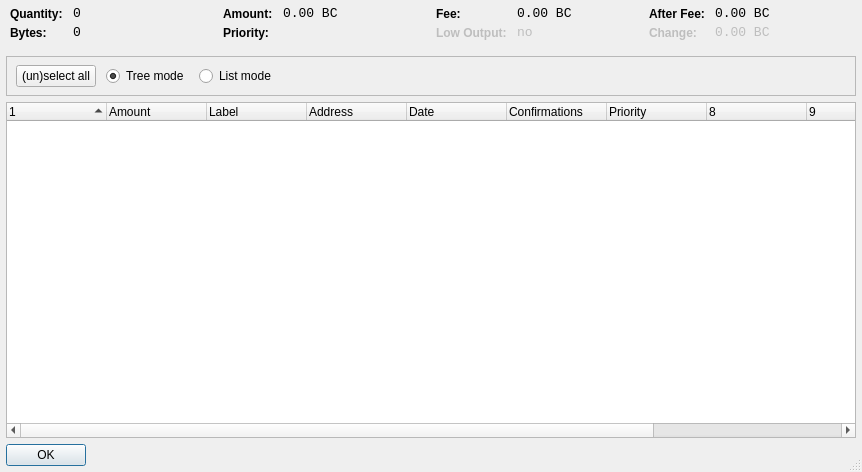
<?xml version="1.0" encoding="UTF-8"?>
<ui version="4.0">
 <class>CoinControlDialog</class>
 <widget class="QDialog" name="CoinControlDialog">
  <property name="geometry">
   <rect>
    <x>0</x>
    <y>0</y>
    <width>862</width>
    <height>472</height>
   </rect>
  </property>
  <property name="windowTitle">
   <string>Coin Control</string>
  </property>
  <property name="sizeGripEnabled">
   <bool>true</bool>
  </property>
  <property name="modal">
   <bool>false</bool>
  </property>
  <layout class="QVBoxLayout" name="verticalLayout">
   <property name="margin">
    <number>6</number>
   </property>
   <item>
    <layout class="QHBoxLayout" name="horizontalLayoutTop" stretch="0,0,0,0">
     <property name="spacing">
      <number>2</number>
     </property>
     <property name="topMargin">
      <number>0</number>
     </property>
     <property name="bottomMargin">
      <number>10</number>
     </property>
     <item>
      <layout class="QFormLayout" name="formLayoutCoinControl1">
       <property name="horizontalSpacing">
        <number>10</number>
       </property>
       <property name="verticalSpacing">
        <number>4</number>
       </property>
       <property name="leftMargin">
        <number>4</number>
       </property>
       <property name="rightMargin">
        <number>4</number>
       </property>
       <item row="0" column="0">
        <widget class="QLabel" name="labelCoinControlQuantityText">
         <property name="styleSheet">
          <string notr="true">font-weight:bold;</string>
         </property>
         <property name="text">
          <string>Quantity:</string>
         </property>
        </widget>
       </item>
       <item row="0" column="1">
        <widget class="QLabel" name="labelCoinControlQuantity">
         <property name="font">
          <font>
           <family>Monospace</family>
           <pointsize>10</pointsize>
          </font>
         </property>
         <property name="cursor">
          <cursorShape>IBeamCursor</cursorShape>
         </property>
         <property name="contextMenuPolicy">
          <enum>Qt::ActionsContextMenu</enum>
         </property>
         <property name="text">
          <string>0</string>
         </property>
         <property name="textInteractionFlags">
          <set>Qt::LinksAccessibleByMouse|Qt::TextSelectableByKeyboard|Qt::TextSelectableByMouse</set>
         </property>
        </widget>
       </item>
       <item row="1" column="0">
        <widget class="QLabel" name="labelCoinControlBytesText">
         <property name="styleSheet">
          <string notr="true">font-weight:bold;</string>
         </property>
         <property name="text">
          <string>Bytes:</string>
         </property>
        </widget>
       </item>
       <item row="1" column="1">
        <widget class="QLabel" name="labelCoinControlBytes">
         <property name="font">
          <font>
           <family>Monospace</family>
           <pointsize>10</pointsize>
          </font>
         </property>
         <property name="cursor">
          <cursorShape>IBeamCursor</cursorShape>
         </property>
         <property name="contextMenuPolicy">
          <enum>Qt::ActionsContextMenu</enum>
         </property>
         <property name="text">
          <string>0</string>
         </property>
         <property name="textInteractionFlags">
          <set>Qt::LinksAccessibleByMouse|Qt::TextSelectableByKeyboard|Qt::TextSelectableByMouse</set>
         </property>
        </widget>
       </item>
      </layout>
     </item>
     <item>
      <layout class="QFormLayout" name="formLayoutCoinControl2">
       <property name="horizontalSpacing">
        <number>10</number>
       </property>
       <property name="verticalSpacing">
        <number>4</number>
       </property>
       <property name="leftMargin">
        <number>4</number>
       </property>
       <property name="rightMargin">
        <number>4</number>
       </property>
       <item row="0" column="0">
        <widget class="QLabel" name="labelCoinControlAmountText">
         <property name="styleSheet">
          <string notr="true">font-weight:bold;</string>
         </property>
         <property name="text">
          <string>Amount:</string>
         </property>
        </widget>
       </item>
       <item row="0" column="1">
        <widget class="QLabel" name="labelCoinControlAmount">
         <property name="font">
          <font>
           <family>Monospace</family>
           <pointsize>10</pointsize>
          </font>
         </property>
         <property name="cursor">
          <cursorShape>IBeamCursor</cursorShape>
         </property>
         <property name="contextMenuPolicy">
          <enum>Qt::ActionsContextMenu</enum>
         </property>
         <property name="text">
          <string>0.00 BC</string>
         </property>
         <property name="textInteractionFlags">
          <set>Qt::LinksAccessibleByMouse|Qt::TextSelectableByKeyboard|Qt::TextSelectableByMouse</set>
         </property>
        </widget>
       </item>
       <item row="1" column="0">
        <widget class="QLabel" name="labelCoinControlPriorityText">
         <property name="styleSheet">
          <string notr="true">font-weight:bold;</string>
         </property>
         <property name="text">
          <string>Priority:</string>
         </property>
        </widget>
       </item>
       <item row="1" column="1">
        <widget class="QLabel" name="labelCoinControlPriority">
         <property name="font">
          <font>
           <family>Monospace</family>
           <pointsize>10</pointsize>
          </font>
         </property>
         <property name="cursor">
          <cursorShape>IBeamCursor</cursorShape>
         </property>
         <property name="contextMenuPolicy">
          <enum>Qt::ActionsContextMenu</enum>
         </property>
         <property name="text">
          <string/>
         </property>
         <property name="textInteractionFlags">
          <set>Qt::LinksAccessibleByMouse|Qt::TextSelectableByKeyboard|Qt::TextSelectableByMouse</set>
         </property>
        </widget>
       </item>
      </layout>
     </item>
     <item>
      <layout class="QFormLayout" name="formLayoutCoinControl3">
       <property name="horizontalSpacing">
        <number>10</number>
       </property>
       <property name="verticalSpacing">
        <number>4</number>
       </property>
       <property name="leftMargin">
        <number>4</number>
       </property>
       <property name="rightMargin">
        <number>4</number>
       </property>
       <item row="0" column="0">
        <widget class="QLabel" name="labelCoinControlFeeText">
         <property name="styleSheet">
          <string notr="true">font-weight:bold;</string>
         </property>
         <property name="text">
          <string>Fee:</string>
         </property>
        </widget>
       </item>
       <item row="0" column="1">
        <widget class="QLabel" name="labelCoinControlFee">
         <property name="font">
          <font>
           <family>Monospace</family>
           <pointsize>10</pointsize>
          </font>
         </property>
         <property name="cursor">
          <cursorShape>IBeamCursor</cursorShape>
         </property>
         <property name="contextMenuPolicy">
          <enum>Qt::ActionsContextMenu</enum>
         </property>
         <property name="text">
          <string>0.00 BC</string>
         </property>
         <property name="textInteractionFlags">
          <set>Qt::LinksAccessibleByMouse|Qt::TextSelectableByKeyboard|Qt::TextSelectableByMouse</set>
         </property>
        </widget>
       </item>
       <item row="1" column="0">
        <widget class="QLabel" name="labelCoinControlLowOutputText">
         <property name="enabled">
          <bool>false</bool>
         </property>
         <property name="styleSheet">
          <string notr="true">font-weight:bold;</string>
         </property>
         <property name="text">
          <string>Low Output:</string>
         </property>
        </widget>
       </item>
       <item row="1" column="1">
        <widget class="QLabel" name="labelCoinControlLowOutput">
         <property name="enabled">
          <bool>false</bool>
         </property>
         <property name="font">
          <font>
           <family>Monospace</family>
           <pointsize>10</pointsize>
          </font>
         </property>
         <property name="cursor">
          <cursorShape>IBeamCursor</cursorShape>
         </property>
         <property name="contextMenuPolicy">
          <enum>Qt::ActionsContextMenu</enum>
         </property>
         <property name="text">
          <string>no</string>
         </property>
         <property name="textInteractionFlags">
          <set>Qt::LinksAccessibleByMouse|Qt::TextSelectableByKeyboard|Qt::TextSelectableByMouse</set>
         </property>
        </widget>
       </item>
      </layout>
     </item>
     <item>
      <layout class="QFormLayout" name="formLayoutCoinControl4">
       <property name="horizontalSpacing">
        <number>10</number>
       </property>
       <property name="verticalSpacing">
        <number>4</number>
       </property>
       <property name="leftMargin">
        <number>4</number>
       </property>
       <property name="rightMargin">
        <number>4</number>
       </property>
       <item row="0" column="0">
        <widget class="QLabel" name="labelCoinControlAfterFeeText">
         <property name="styleSheet">
          <string notr="true">font-weight:bold;</string>
         </property>
         <property name="text">
          <string>After Fee:</string>
         </property>
        </widget>
       </item>
       <item row="0" column="1">
        <widget class="QLabel" name="labelCoinControlAfterFee">
         <property name="font">
          <font>
           <family>Monospace</family>
           <pointsize>10</pointsize>
          </font>
         </property>
         <property name="cursor">
          <cursorShape>IBeamCursor</cursorShape>
         </property>
         <property name="contextMenuPolicy">
          <enum>Qt::ActionsContextMenu</enum>
         </property>
         <property name="text">
          <string>0.00 BC</string>
         </property>
         <property name="textInteractionFlags">
          <set>Qt::LinksAccessibleByMouse|Qt::TextSelectableByKeyboard|Qt::TextSelectableByMouse</set>
         </property>
        </widget>
       </item>
       <item row="1" column="0">
        <widget class="QLabel" name="labelCoinControlChangeText">
         <property name="enabled">
          <bool>false</bool>
         </property>
         <property name="styleSheet">
          <string notr="true">font-weight:bold;</string>
         </property>
         <property name="text">
          <string>Change:</string>
         </property>
        </widget>
       </item>
       <item row="1" column="1">
        <widget class="QLabel" name="labelCoinControlChange">
         <property name="enabled">
          <bool>false</bool>
         </property>
         <property name="font">
          <font>
           <family>Monospace</family>
           <pointsize>10</pointsize>
          </font>
         </property>
         <property name="cursor">
          <cursorShape>IBeamCursor</cursorShape>
         </property>
         <property name="contextMenuPolicy">
          <enum>Qt::ActionsContextMenu</enum>
         </property>
         <property name="text">
          <string>0.00 BC</string>
         </property>
         <property name="textInteractionFlags">
          <set>Qt::LinksAccessibleByMouse|Qt::TextSelectableByKeyboard|Qt::TextSelectableByMouse</set>
         </property>
        </widget>
       </item>
      </layout>
     </item>
    </layout>
   </item>
   <item>
    <widget class="QFrame" name="frame">
     <property name="minimumSize">
      <size>
       <width>0</width>
       <height>40</height>
      </size>
     </property>
     <property name="frameShape">
      <enum>QFrame::StyledPanel</enum>
     </property>
     <property name="frameShadow">
      <enum>QFrame::Sunken</enum>
     </property>
     <widget class="QWidget" name="horizontalLayoutWidget">
      <property name="geometry">
       <rect>
        <x>10</x>
        <y>0</y>
        <width>781</width>
        <height>41</height>
       </rect>
      </property>
      <layout class="QHBoxLayout" name="horizontalLayoutPanel" stretch="0,0,0,0">
       <property name="spacing">
        <number>10</number>
       </property>
       <item>
        <widget class="QPushButton" name="pushButtonSelectAll">
         <property name="sizePolicy">
          <sizepolicy hsizetype="Maximum" vsizetype="Fixed">
           <horstretch>0</horstretch>
           <verstretch>0</verstretch>
          </sizepolicy>
         </property>
         <property name="text">
          <string>(un)select all</string>
         </property>
        </widget>
       </item>
       <item>
        <widget class="QRadioButton" name="radioTreeMode">
         <property name="sizePolicy">
          <sizepolicy hsizetype="Maximum" vsizetype="Fixed">
           <horstretch>0</horstretch>
           <verstretch>0</verstretch>
          </sizepolicy>
         </property>
         <property name="text">
          <string>Tree mode</string>
         </property>
         <property name="checked">
          <bool>true</bool>
         </property>
        </widget>
       </item>
       <item>
        <widget class="QRadioButton" name="radioListMode">
         <property name="sizePolicy">
          <sizepolicy hsizetype="Maximum" vsizetype="Fixed">
           <horstretch>0</horstretch>
           <verstretch>0</verstretch>
          </sizepolicy>
         </property>
         <property name="text">
          <string>List mode</string>
         </property>
        </widget>
       </item>
       <item>
        <spacer name="horizontalSpacer">
         <property name="orientation">
          <enum>Qt::Horizontal</enum>
         </property>
         <property name="sizeHint" stdset="0">
          <size>
           <width>40</width>
           <height>20</height>
          </size>
         </property>
        </spacer>
       </item>
      </layout>
     </widget>
    </widget>
   </item>
   <item>
    <widget class="CoinControlTreeWidget" name="treeWidget">
     <property name="contextMenuPolicy">
      <enum>Qt::CustomContextMenu</enum>
     </property>
     <property name="sortingEnabled">
      <bool>false</bool>
     </property>
     <property name="columnCount">
      <number>11</number>
     </property>
     <attribute name="headerShowSortIndicator" stdset="0">
      <bool>true</bool>
     </attribute>
     <attribute name="headerStretchLastSection">
      <bool>false</bool>
     </attribute>
     <column>
      <property name="text">
       <string/>
      </property>
     </column>
     <column>
      <property name="text">
       <string>Amount</string>
      </property>
     </column>
     <column>
      <property name="text">
       <string>Label</string>
      </property>
     </column>
     <column>
      <property name="text">
       <string>Address</string>
      </property>
     </column>
     <column>
      <property name="text">
       <string>Date</string>
      </property>
     </column>
     <column>
      <property name="text">
       <string>Confirmations</string>
      </property>
      <property name="toolTip">
       <string>Confirmed</string>
      </property>
     </column>
     <column>
      <property name="text">
       <string>Priority</string>
      </property>
     </column>
     <column>
      <property name="text">
       <string/>
      </property>
     </column>
     <column>
      <property name="text">
       <string/>
      </property>
     </column>
     <column>
      <property name="text">
       <string/>
      </property>
     </column>
     <column>
      <property name="text">
       <string/>
      </property>
     </column>
    </widget>
   </item>
   <item>
    <widget class="QDialogButtonBox" name="buttonBox">
     <property name="sizePolicy">
      <sizepolicy hsizetype="Maximum" vsizetype="Fixed">
       <horstretch>0</horstretch>
       <verstretch>0</verstretch>
      </sizepolicy>
     </property>
     <property name="orientation">
      <enum>Qt::Horizontal</enum>
     </property>
     <property name="standardButtons">
      <set>QDialogButtonBox::Ok</set>
     </property>
    </widget>
   </item>
  </layout>
 </widget>
 <customwidgets>
  <customwidget>
   <class>CoinControlTreeWidget</class>
   <extends>QTreeWidget</extends>
   <header>coincontroltreewidget.h</header>
  </customwidget>
 </customwidgets>
 <resources/>
 <connections/>
</ui>
